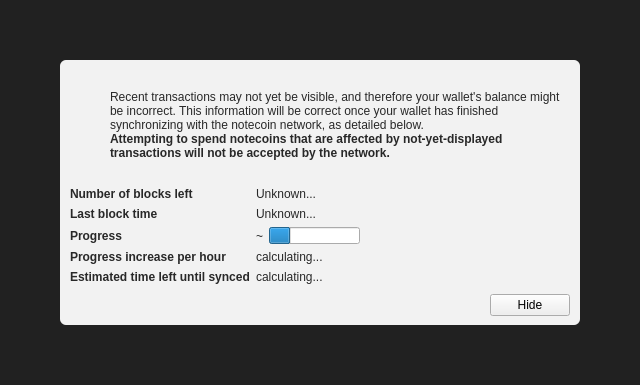
<?xml version="1.0" encoding="UTF-8"?>
<ui version="4.0">
 <class>ModalOverlay</class>
 <widget class="ModalOverlay" name="ModalOverlay">
  <property name="geometry">
   <rect>
    <x>0</x>
    <y>0</y>
    <width>640</width>
    <height>385</height>
   </rect>
  </property>
  <property name="windowTitle">
   <string>Form</string>
  </property>
  <layout class="QVBoxLayout" name="verticalLayout" stretch="0">
   <property name="sizeConstraint">
    <enum>QLayout::SetDefaultConstraint</enum>
   </property>
   <property name="leftMargin">
    <number>0</number>
   </property>
   <property name="topMargin">
    <number>0</number>
   </property>
   <property name="rightMargin">
    <number>0</number>
   </property>
   <property name="bottomMargin">
    <number>0</number>
   </property>
   <item>
    <widget class="QWidget" name="bgWidget" native="true">
     <property name="styleSheet">
      <string notr="true">#bgWidget { background: rgba(0,0,0,220); }</string>
     </property>
     <layout class="QVBoxLayout" name="verticalLayoutMain" stretch="1">
      <property name="leftMargin">
       <number>60</number>
      </property>
      <property name="topMargin">
       <number>60</number>
      </property>
      <property name="rightMargin">
       <number>60</number>
      </property>
      <property name="bottomMargin">
       <number>60</number>
      </property>
      <item>
       <widget class="QWidget" name="contentWidget" native="true">
        <property name="styleSheet">
         <string notr="true">#contentWidget { background: rgba(255,255,255,240); border-radius: 6px; }

QLabel { color: rgb(40,40,40);  }</string>
        </property>
        <layout class="QVBoxLayout" name="verticalLayoutSub" stretch="1,0,0,0">
         <property name="spacing">
          <number>0</number>
         </property>
         <property name="leftMargin">
          <number>10</number>
         </property>
         <property name="topMargin">
          <number>10</number>
         </property>
         <property name="rightMargin">
          <number>10</number>
         </property>
         <property name="bottomMargin">
          <number>10</number>
         </property>
         <item>
          <layout class="QHBoxLayout" name="horizontalLayoutIconText" stretch="0,1">
           <property name="topMargin">
            <number>20</number>
           </property>
           <item>
            <layout class="QVBoxLayout" name="verticalLayoutIcon">
             <property name="leftMargin">
              <number>0</number>
             </property>
             <item>
              <widget class="QPushButton" name="warningIcon">
               <property name="enabled">
                <bool>false</bool>
               </property>
               <property name="text">
                <string/>
               </property>
               <property name="icon">
                <iconset>
                 <normaloff>:/icons/warning</normaloff>
                 <disabledoff>:/icons/warning</disabledoff>:/icons/warning</iconset>
               </property>
               <property name="iconSize">
                <size>
                 <width>48</width>
                 <height>48</height>
                </size>
               </property>
               <property name="flat">
                <bool>true</bool>
               </property>
              </widget>
             </item>
             <item>
              <spacer name="verticalSpacerWarningIcon">
               <property name="orientation">
                <enum>Qt::Vertical</enum>
               </property>
               <property name="sizeHint" stdset="0">
                <size>
                 <width>20</width>
                 <height>40</height>
                </size>
               </property>
              </spacer>
             </item>
            </layout>
           </item>
           <item>
            <layout class="QVBoxLayout" name="verticalLayoutInfoText">
             <property name="leftMargin">
              <number>0</number>
             </property>
             <property name="topMargin">
              <number>0</number>
             </property>
             <item>
              <widget class="QLabel" name="infoText">
               <property name="text">
                <string>Recent transactions may not yet be visible, and therefore your wallet's balance might be incorrect. This information will be correct once your wallet has finished synchronizing with the notecoin network, as detailed below.</string>
               </property>
               <property name="textFormat">
                <enum>Qt::RichText</enum>
               </property>
               <property name="wordWrap">
                <bool>true</bool>
               </property>
              </widget>
             </item>
             <item>
              <widget class="QLabel" name="infoTextStrong">
               <property name="font">
                <font>
                 <weight>75</weight>
                 <bold>true</bold>
                </font>
               </property>
               <property name="text">
                <string>Attempting to spend notecoins that are affected by not-yet-displayed transactions will not be accepted by the network.</string>
               </property>
               <property name="textFormat">
                <enum>Qt::RichText</enum>
               </property>
               <property name="wordWrap">
                <bool>true</bool>
               </property>
              </widget>
             </item>
             <item>
              <spacer name="verticalSpacerInTextSpace">
               <property name="orientation">
                <enum>Qt::Vertical</enum>
               </property>
               <property name="sizeHint" stdset="0">
                <size>
                 <width>20</width>
                 <height>40</height>
                </size>
               </property>
              </spacer>
             </item>
            </layout>
           </item>
          </layout>
         </item>
         <item>
          <spacer name="verticalSpacerAfterText">
           <property name="orientation">
            <enum>Qt::Vertical</enum>
           </property>
           <property name="sizeHint" stdset="0">
            <size>
             <width>20</width>
             <height>40</height>
            </size>
           </property>
          </spacer>
         </item>
         <item>
          <layout class="QFormLayout" name="formLayout">
           <property name="fieldGrowthPolicy">
            <enum>QFormLayout::FieldsStayAtSizeHint</enum>
           </property>
           <property name="horizontalSpacing">
            <number>6</number>
           </property>
           <property name="verticalSpacing">
            <number>6</number>
           </property>
           <property name="topMargin">
            <number>10</number>
           </property>
           <item row="0" column="0">
            <widget class="QLabel" name="labelNumberOfBlocksLeft">
             <property name="font">
              <font>
               <weight>75</weight>
               <bold>true</bold>
              </font>
             </property>
             <property name="text">
              <string>Number of blocks left</string>
             </property>
            </widget>
           </item>
           <item row="0" column="1">
            <widget class="QLabel" name="numberOfBlocksLeft">
             <property name="text">
              <string>Unknown...</string>
             </property>
            </widget>
           </item>
           <item row="1" column="0">
            <widget class="QLabel" name="labelLastBlockTime">
             <property name="font">
              <font>
               <weight>75</weight>
               <bold>true</bold>
              </font>
             </property>
             <property name="text">
              <string>Last block time</string>
             </property>
            </widget>
           </item>
           <item row="1" column="1">
            <widget class="QLabel" name="newestBlockDate">
             <property name="sizePolicy">
              <sizepolicy hsizetype="Maximum" vsizetype="Preferred">
               <horstretch>0</horstretch>
               <verstretch>0</verstretch>
              </sizepolicy>
             </property>
             <property name="text">
              <string>Unknown...</string>
             </property>
            </widget>
           </item>
           <item row="2" column="0">
            <widget class="QLabel" name="labelSyncDone">
             <property name="font">
              <font>
               <weight>75</weight>
               <bold>true</bold>
              </font>
             </property>
             <property name="text">
              <string>Progress</string>
             </property>
            </widget>
           </item>
           <item row="2" column="1">
            <layout class="QHBoxLayout" name="horizontalLayoutSync" stretch="0,1">
             <item>
              <widget class="QLabel" name="percentageProgress">
               <property name="text">
                <string notr="true">~</string>
               </property>
              </widget>
             </item>
             <item>
              <widget class="QProgressBar" name="progressBar">
               <property name="value">
                <number>24</number>
               </property>
               <property name="format">
                <string/>
               </property>
              </widget>
             </item>
            </layout>
           </item>
           <item row="4" column="0">
            <widget class="QLabel" name="labelProgressIncrease">
             <property name="font">
              <font>
               <weight>75</weight>
               <bold>true</bold>
              </font>
             </property>
             <property name="text">
              <string>Progress increase per hour</string>
             </property>
            </widget>
           </item>
           <item row="4" column="1">
            <widget class="QLabel" name="progressIncreasePerH">
             <property name="text">
              <string>calculating...</string>
             </property>
            </widget>
           </item>
           <item row="5" column="0">
            <widget class="QLabel" name="labelEstimatedTimeLeft">
             <property name="font">
              <font>
               <weight>75</weight>
               <bold>true</bold>
              </font>
             </property>
             <property name="text">
              <string>Estimated time left until synced</string>
             </property>
            </widget>
           </item>
           <item row="5" column="1">
            <widget class="QLabel" name="expectedTimeLeft">
             <property name="text">
              <string>calculating...</string>
             </property>
            </widget>
           </item>
          </layout>
         </item>
         <item>
          <layout class="QHBoxLayout" name="horizontalLayoutButtons">
           <property name="leftMargin">
            <number>10</number>
           </property>
           <property name="topMargin">
            <number>10</number>
           </property>
           <item>
            <spacer name="horizontalSpacer">
             <property name="orientation">
              <enum>Qt::Horizontal</enum>
             </property>
             <property name="sizeHint" stdset="0">
              <size>
               <width>40</width>
               <height>20</height>
              </size>
             </property>
            </spacer>
           </item>
           <item>
            <widget class="QPushButton" name="closeButton">
             <property name="text">
              <string>Hide</string>
             </property>
            </widget>
           </item>
          </layout>
         </item>
        </layout>
       </widget>
      </item>
     </layout>
    </widget>
   </item>
  </layout>
 </widget>
 <customwidgets>
  <customwidget>
   <class>ModalOverlay</class>
   <extends>QWidget</extends>
   <header>qt/modaloverlay.h</header>
   <container>1</container>
  </customwidget>
 </customwidgets>
 <resources/>
 <connections/>
</ui>
